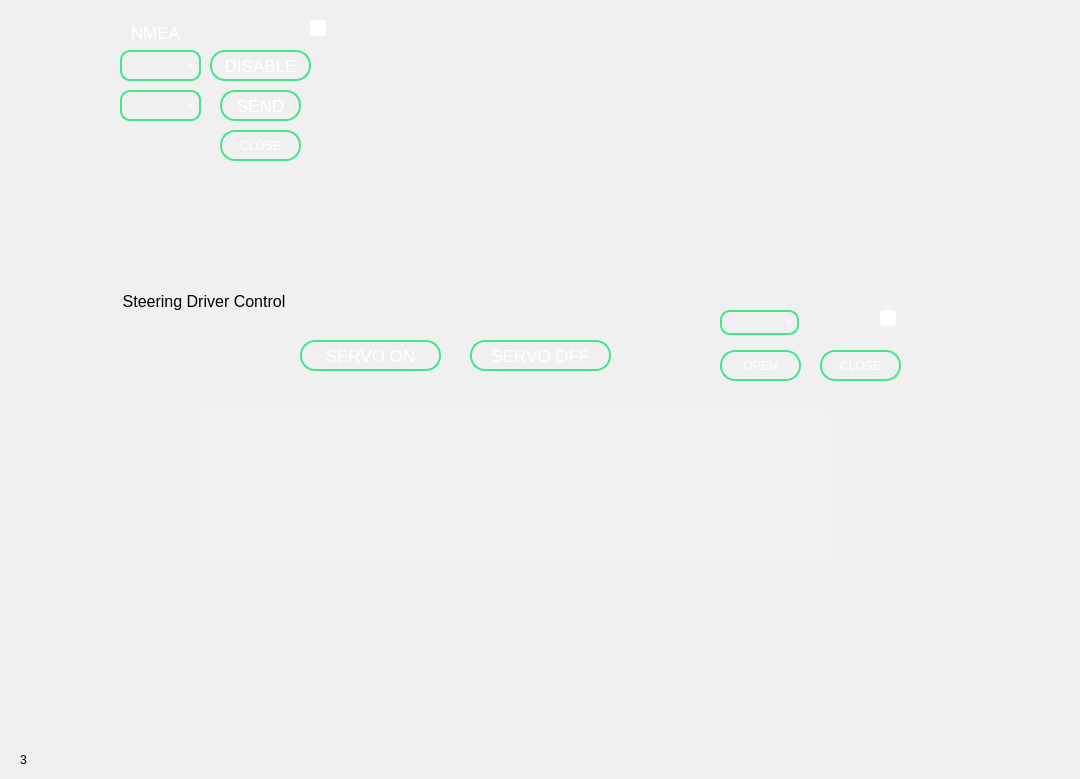
    <widget class="QWidget" name="page_3">
     <widget class="QLabel" name="label_3">
      <property name="geometry">
       <rect>
        <x>20</x>
        <y>750</y>
        <width>63</width>
        <height>20</height>
       </rect>
      </property>
      <property name="text">
       <string>3</string>
      </property>
     </widget>
     <widget class="QPushButton" name="pushButton_page3B">
      <property name="geometry">
       <rect>
        <x>0</x>
        <y>0</y>
        <width>41</width>
        <height>751</height>
       </rect>
      </property>
      <property name="styleSheet">
       <string notr="true">image: url(:/NextAndBack/back.png);
background-color: rgba(255, 255, 255, 0);
border:  0px;</string>
      </property>
      <property name="text">
       <string/>
      </property>
     </widget>
     <widget class="QPushButton" name="pushButton_page3N">
      <property name="geometry">
       <rect>
        <x>1030</x>
        <y>0</y>
        <width>41</width>
        <height>751</height>
       </rect>
      </property>
      <property name="styleSheet">
       <string notr="true">image: url(:/NextAndBack/next.png);
background-color: rgba(255, 255, 255, 0);
border:  0px;</string>
      </property>
      <property name="text">
       <string/>
      </property>
     </widget>
     <widget class="QGroupBox" name="groupBox_3">
      <property name="geometry">
       <rect>
        <x>110</x>
        <y>10</y>
        <width>221</width>
        <height>171</height>
       </rect>
      </property>
      <property name="font">
       <font>
        <pointsize>14</pointsize>
        <italic>false</italic>
        <bold>false</bold>
       </font>
      </property>
      <property name="styleSheet">
       <string notr="true">border-radius: 5px;
background-color: rgba(243, 243, 243, 30)</string>
      </property>
      <property name="title">
       <string/>
      </property>
      <widget class="QComboBox" name="comboBox_NMEA">
       <property name="geometry">
        <rect>
         <x>10</x>
         <y>40</y>
         <width>81</width>
         <height>31</height>
        </rect>
       </property>
       <property name="styleSheet">
        <string notr="true">border-radius: 10px;
color: rgb(255, 255, 255);
font: 25 10pt &quot;Calibri Light&quot;;
border:  2px solid rgb(69, 229, 139);
background-color: rgba(255, 255, 255, 0);</string>
       </property>
      </widget>
      <widget class="QLabel" name="label_5">
       <property name="geometry">
        <rect>
         <x>10</x>
         <y>10</y>
         <width>71</width>
         <height>25</height>
        </rect>
       </property>
       <property name="font">
        <font>
         <pointsize>13</pointsize>
         <italic>false</italic>
         <bold>false</bold>
        </font>
       </property>
       <property name="styleSheet">
        <string notr="true">background-color: rgba(255, 255, 255, 0);
color: rgb(255, 255, 255);
font: 25 13pt &quot;Calibri Light&quot;;</string>
       </property>
       <property name="text">
        <string>NMEA</string>
       </property>
       <property name="alignment">
        <set>Qt::AlignCenter</set>
       </property>
      </widget>
      <widget class="QPushButton" name="pushButton_ctrlNMEA">
       <property name="geometry">
        <rect>
         <x>100</x>
         <y>40</y>
         <width>101</width>
         <height>31</height>
        </rect>
       </property>
       <property name="font">
        <font>
         <pointsize>13</pointsize>
         <italic>false</italic>
         <bold>false</bold>
        </font>
       </property>
       <property name="styleSheet">
        <string notr="true">border-radius: 15px;
color: rgb(255, 255, 255);
font: 25 13pt &quot;Calibri Light&quot;;
border:  2px solid rgb(69, 229, 139);
background-color: rgba(255, 255, 255, 0);</string>
       </property>
       <property name="text">
        <string>DISABLE</string>
       </property>
      </widget>
      <widget class="QComboBox" name="comboBox_FREQ">
       <property name="geometry">
        <rect>
         <x>10</x>
         <y>80</y>
         <width>81</width>
         <height>31</height>
        </rect>
       </property>
       <property name="styleSheet">
        <string notr="true">border-radius: 10px;
color: rgb(255, 255, 255);
font: 25 10pt &quot;Calibri Light&quot;;
border:  2px solid rgb(69, 229, 139);
background-color: rgba(255, 255, 255, 0);</string>
       </property>
      </widget>
      <widget class="QPushButton" name="pushButton_cfgFrq">
       <property name="geometry">
        <rect>
         <x>110</x>
         <y>80</y>
         <width>81</width>
         <height>31</height>
        </rect>
       </property>
       <property name="font">
        <font>
         <pointsize>13</pointsize>
         <italic>false</italic>
         <bold>false</bold>
        </font>
       </property>
       <property name="styleSheet">
        <string notr="true">border-radius: 15px;
color: rgb(255, 255, 255);
font: 25 13pt &quot;Calibri Light&quot;;
border:  2px solid rgb(69, 229, 139);
background-color: rgba(255, 255, 255, 0);</string>
       </property>
       <property name="text">
        <string>SEND</string>
       </property>
      </widget>
      <widget class="QPushButton" name="pushButton_close">
       <property name="geometry">
        <rect>
         <x>110</x>
         <y>120</y>
         <width>81</width>
         <height>31</height>
        </rect>
       </property>
       <property name="styleSheet">
        <string notr="true">border-radius: 15px;
color: rgb(255, 255, 255);
font: 25 13pt &quot;Calibri Light&quot;;
border:  2px solid rgb(69, 229, 139);
background-color: rgba(255, 255, 255, 0);</string>
       </property>
       <property name="text">
        <string>CLOSE</string>
       </property>
      </widget>
      <widget class="QLabel" name="label_UART">
       <property name="geometry">
        <rect>
         <x>200</x>
         <y>10</y>
         <width>16</width>
         <height>16</height>
        </rect>
       </property>
       <property name="styleSheet">
        <string notr="true">background-color: rgb(255, 255, 255);
border-radius: 4px;</string>
       </property>
       <property name="frameShape">
        <enum>QFrame::Box</enum>
       </property>
       <property name="text">
        <string/>
       </property>
      </widget>
     </widget>
     <widget class="QGroupBox" name="groupBox">
      <property name="geometry">
       <rect>
        <x>120</x>
        <y>290</y>
        <width>811</width>
        <height>321</height>
       </rect>
      </property>
      <property name="font">
       <font>
        <pointsize>12</pointsize>
       </font>
      </property>
      <property name="styleSheet">
       <string notr="true">border-radius: 5px;
background-color: rgba(243, 243, 243, 30)</string>
      </property>
      <property name="title">
       <string>Steering Driver Control</string>
      </property>
      <widget class="QPushButton" name="pushButton_svSteeringON">
       <property name="geometry">
        <rect>
         <x>180</x>
         <y>50</y>
         <width>141</width>
         <height>31</height>
        </rect>
       </property>
       <property name="font">
        <font>
         <pointsize>13</pointsize>
         <italic>false</italic>
         <bold>false</bold>
        </font>
       </property>
       <property name="styleSheet">
        <string notr="true">border-radius: 15px;
color: rgb(255, 255, 255);
font: 25 13pt &quot;Calibri Light&quot;;
border:  2px solid rgb(69, 229, 139);
background-color: rgba(255, 255, 255, 0);</string>
       </property>
       <property name="text">
        <string>SERVO ON</string>
       </property>
      </widget>
      <widget class="QPushButton" name="pushButton_svSteeringOFF">
       <property name="geometry">
        <rect>
         <x>350</x>
         <y>50</y>
         <width>141</width>
         <height>31</height>
        </rect>
       </property>
       <property name="font">
        <font>
         <pointsize>13</pointsize>
         <italic>false</italic>
         <bold>false</bold>
        </font>
       </property>
       <property name="styleSheet">
        <string notr="true">border-radius: 15px;
color: rgb(255, 255, 255);
font: 25 13pt &quot;Calibri Light&quot;;
border:  2px solid rgb(69, 229, 139);
background-color: rgba(255, 255, 255, 0);</string>
       </property>
       <property name="text">
        <string>SERVO OFF</string>
       </property>
      </widget>
      <widget class="QPlainTextEdit" name="plainTextEdit">
       <property name="geometry">
        <rect>
         <x>80</x>
         <y>120</y>
         <width>631</width>
         <height>151</height>
        </rect>
       </property>
      </widget>
      <widget class="QPushButton" name="pushButton_closeSV">
       <property name="geometry">
        <rect>
         <x>700</x>
         <y>60</y>
         <width>81</width>
         <height>31</height>
        </rect>
       </property>
       <property name="styleSheet">
        <string notr="true">border-radius: 15px;
color: rgb(255, 255, 255);
font: 25 13pt &quot;Calibri Light&quot;;
border:  2px solid rgb(69, 229, 139);
background-color: rgba(255, 255, 255, 0);</string>
       </property>
       <property name="text">
        <string>CLOSE</string>
       </property>
      </widget>
      <widget class="QComboBox" name="comboBox_comServo">
       <property name="geometry">
        <rect>
         <x>600</x>
         <y>20</y>
         <width>79</width>
         <height>25</height>
        </rect>
       </property>
       <property name="styleSheet">
        <string notr="true">border-radius: 10px;
color: rgb(255, 255, 255);
font: 25 10pt &quot;Calibri Light&quot;;
border:  2px solid rgb(69, 229, 139);
background-color: rgba(255, 255, 255, 0);</string>
       </property>
      </widget>
      <widget class="QPushButton" name="pushButton_openSV">
       <property name="geometry">
        <rect>
         <x>600</x>
         <y>60</y>
         <width>81</width>
         <height>31</height>
        </rect>
       </property>
       <property name="styleSheet">
        <string notr="true">border-radius: 15px;
color: rgb(255, 255, 255);
font: 25 13pt &quot;Calibri Light&quot;;
border:  2px solid rgb(69, 229, 139);
background-color: rgba(255, 255, 255, 0);</string>
       </property>
       <property name="text">
        <string>OPEN</string>
       </property>
      </widget>
      <widget class="QLabel" name="label_serialSV">
       <property name="geometry">
        <rect>
         <x>760</x>
         <y>20</y>
         <width>16</width>
         <height>16</height>
        </rect>
       </property>
       <property name="styleSheet">
        <string notr="true">background-color: rgb(255, 255, 255);
border-radius: 4px;</string>
       </property>
       <property name="frameShape">
        <enum>QFrame::Box</enum>
       </property>
       <property name="text">
        <string/>
       </property>
      </widget>
     </widget>
    </widget>
